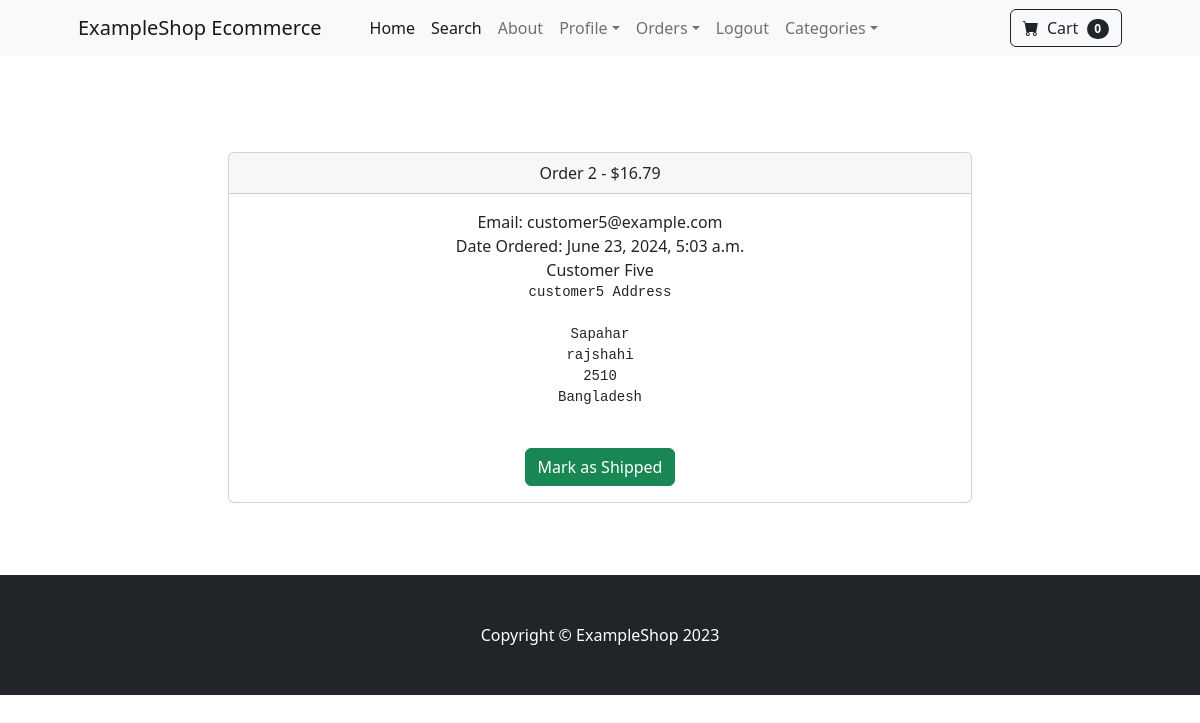
The app's page /payment/orders/2 (signed in), older data.
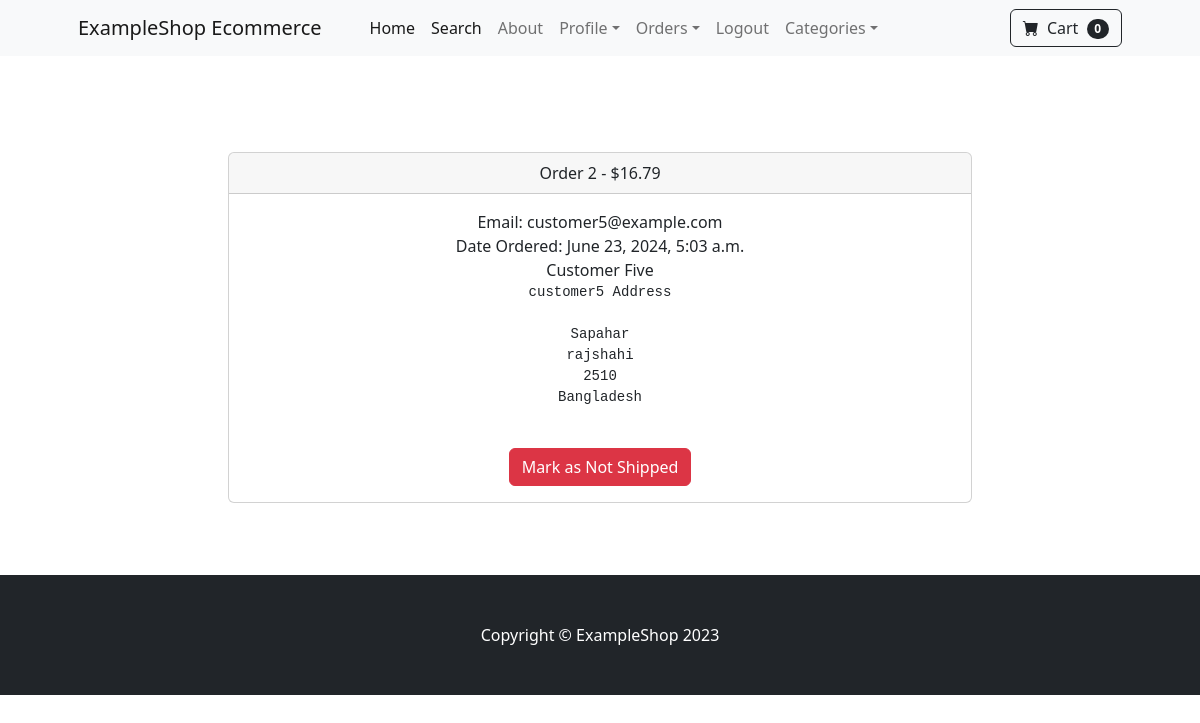
The same page, newer data.
### payment/views.py (the view, shortened to what this page needs)
# urls.py: path('orders/<int:pk>', views.orders, name='orders'),
def orders(request, pk):
    if request.user.is_authenticated and request.user.is_superuser:
        order = Order.objects.get(id=pk)
        items = OrderItem.objects.filter(order=pk)
        return render(request, 'payment/orders.html', {"order":order, "items":items})
    else:
        messages.success(request, "Access Denied!")
        return redirect('home')

### cart/cart.py (called while the page is built)
    def __len__(self):
        return len(self.cart)

### cart/context_processors.py (called while the page is built)
def cart(request):
    return {'cart': Cart(request)}

### payment/templates/payment/orders.html (shortened to what this page needs)
{% extends "base.html" %}
{% block content %}
<div class="container">
    <div class="row">
        <center>
            <div class="col-8">
                <br><br>
                <div class="card">
                    <div class="card-header">
                      Order {{ order.id }} - ${{order.amount_paid}}
                    </div>
                    <div class="card-body">
                        Email: {{ order.email }}<br>
                        {% if order.date_shipped %}
                            Date Shipped: {{ order.date_shipped }}
                        {% else %}
                            Date Ordered: {{ order.date_ordered }}
                        {% endif %}
                        <br>
                        {{ order.full_name }}
                        <pre>{{ order.shipping_address }}</pre>
                        <br>
                        {% if not order.shipped %}
                            <form method="POST" >
                                <button type="submit" class="btn btn-success">Mark as Shipped</button>
                            </form>
                        {% else %}
                            <form method="POST" >
                                <button type="submit" class="btn btn-danger">Mark as Not Shipped</button>
                            </form>
                        {% endif %}
                    </div>
                  </div>
                <br>
                <br><br>
            </div>
        </center>
    </div>
</div>
{% endblock %}

Row changes from the older to the newer data that the page shows:
changed Order "customer5@example.com": shipped False → True (drawn)
Text that changed along with them:
text no longer shown: "Mark as Shipped"
text now shown: "Mark as Not Shipped"
